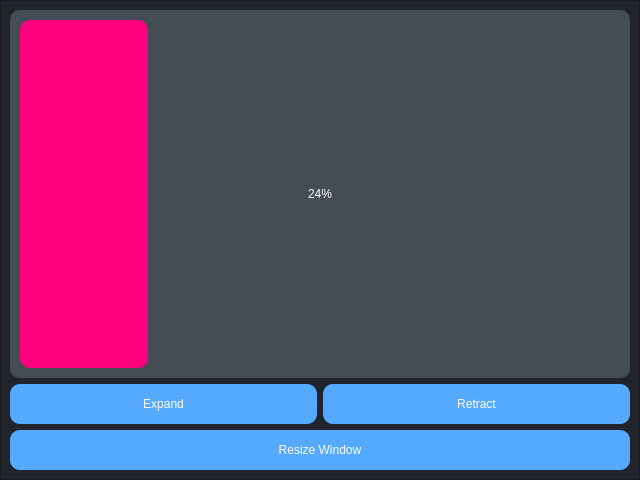
<?xml version="1.0" encoding="UTF-8"?>
<ui version="4.0">
 <class>MainWindow</class>
 <widget class="QMainWindow" name="MainWindow">
  <property name="geometry">
   <rect>
    <x>0</x>
    <y>0</y>
    <width>640</width>
    <height>480</height>
   </rect>
  </property>
  <property name="windowTitle">
   <string>MainWindow</string>
  </property>
  <widget class="QWidget" name="centralwidget">
   <layout class="QVBoxLayout" name="verticalLayout">
    <property name="spacing">
     <number>0</number>
    </property>
    <property name="leftMargin">
     <number>0</number>
    </property>
    <property name="topMargin">
     <number>0</number>
    </property>
    <property name="rightMargin">
     <number>0</number>
    </property>
    <property name="bottomMargin">
     <number>0</number>
    </property>
    <item>
     <widget class="QFrame" name="frame">
      <property name="styleSheet">
       <string notr="true">background-color: rgb(33, 37, 43);</string>
      </property>
      <property name="frameShape">
       <enum>QFrame::StyledPanel</enum>
      </property>
      <property name="frameShadow">
       <enum>QFrame::Raised</enum>
      </property>
      <layout class="QVBoxLayout" name="verticalLayout_2">
       <item>
        <layout class="QGridLayout" name="gridLayout">
         <item row="0" column="0" colspan="2">
          <widget class="QProgressBar" name="progressBar">
           <property name="sizePolicy">
            <sizepolicy hsizetype="Expanding" vsizetype="Expanding">
             <horstretch>0</horstretch>
             <verstretch>0</verstretch>
            </sizepolicy>
           </property>
           <property name="styleSheet">
            <string notr="true">QProgressBar {	
	background-color: rgb(68, 76, 86);
	color: #FFF;
	border-style: none;
	border-radius: 10px;
	text-align: center;
}
QProgressBar::chunk{	
	background-color: rgb(255, 0, 127);
	margin: 10px;
	border-radius: 10px;
}</string>
           </property>
           <property name="value">
            <number>24</number>
           </property>
          </widget>
         </item>
         <item row="1" column="0">
          <widget class="QPushButton" name="btnExpand">
           <property name="minimumSize">
            <size>
             <width>0</width>
             <height>40</height>
            </size>
           </property>
           <property name="styleSheet">
            <string notr="true">QPushButton{	
	background-color: rgb(85, 170, 255);	
	border: none;
	border-radius: 10px;
	color: #FFF
}</string>
           </property>
           <property name="text">
            <string>Expand</string>
           </property>
          </widget>
         </item>
         <item row="1" column="1">
          <widget class="QPushButton" name="btnRetract">
           <property name="minimumSize">
            <size>
             <width>0</width>
             <height>40</height>
            </size>
           </property>
           <property name="styleSheet">
            <string notr="true">QPushButton{	
	background-color: rgb(85, 170, 255);	
	border: none;
	border-radius: 10px;
	color: #FFF
}</string>
           </property>
           <property name="text">
            <string>Retract</string>
           </property>
          </widget>
         </item>
         <item row="2" column="0" colspan="2">
          <widget class="QPushButton" name="btnResizeWindow">
           <property name="minimumSize">
            <size>
             <width>0</width>
             <height>40</height>
            </size>
           </property>
           <property name="styleSheet">
            <string notr="true">QPushButton{	
	background-color: rgb(85, 170, 255);	
	border: none;
	border-radius: 10px;
	color: #FFF
}</string>
           </property>
           <property name="text">
            <string>Resize Window</string>
           </property>
          </widget>
         </item>
        </layout>
       </item>
      </layout>
     </widget>
    </item>
   </layout>
  </widget>
 </widget>
 <resources/>
 <connections/>
</ui>
